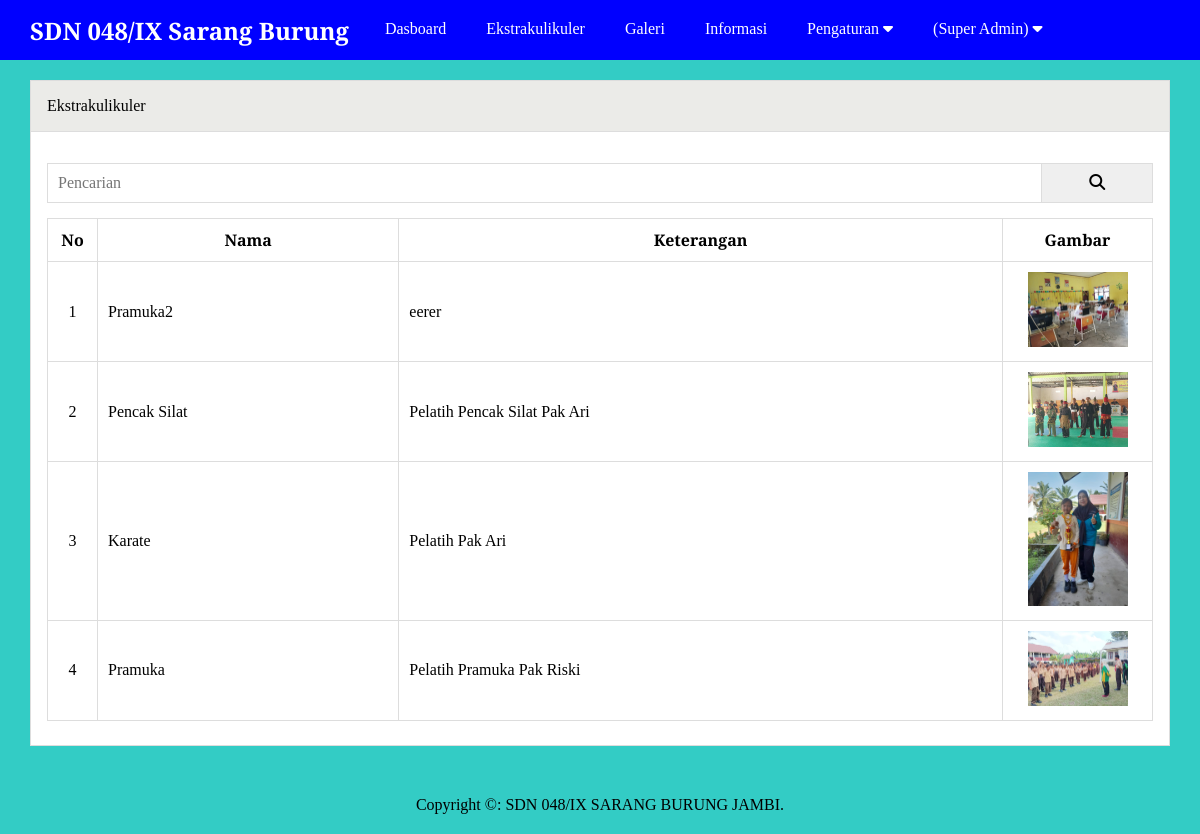
Screenshot of /admin/ekstrakulikuler_user.php (signed in) with the database file from the repository.
### tables this page shows
CREATE TABLE `ekstrakulikuler` (
  `id` int(11) NOT NULL,
  `nama` varchar(100) NOT NULL,
  `keterangan` text NOT NULL,
  `gambar` varchar(50) NOT NULL
);

CREATE TABLE `pengaturan` (
  `id` int(11) NOT NULL,
  `nama` varchar(50) NOT NULL,
  `email` varchar(50) NOT NULL,
  `telepon` varchar(20) NOT NULL,
  `alamat` text NOT NULL,
  `logo` varchar(50) NOT NULL,
  `favicon` varchar(50) NOT NULL,
  `tentang_sekolah` text NOT NULL,
  `foto_sekolah` varchar(50) NOT NULL,
  `google_maps` text NOT NULL,
  `nama_kepsek` varchar(50) NOT NULL,
  `foto_kepsek` varchar(50) NOT NULL,
  `sambutan_kepsek` text NOT NULL,
  `created_at` timestamp NOT NULL DEFAULT current_timestamp(),
  `updated_at` datetime DEFAULT NULL
);

### admin/ekstrakulikuler_user.php (the view, shortened to what this page needs)
<?php include 'header.php' ?>
		<div class="content">
			<div class="container">
				<div class="box">
					<div class="box-header">
					Ekstrakulikuler
					</div>
					<div class="box-body">
						<form action="">
							<div class="input-group">
								<input type="text" name="key" placeholder="Pencarian">
								<button type="submit"><i class="fa fa-search"></i></button>
							</div>
						</form>
						<table class="table">
							<thead>
								<tr>
									<th>No</th>
									<th>Nama</th>
									<th>Keterangan</th>
									<th>Gambar</th>
								</tr>
							</thead>
							<tbody>
								<?php
								$no = 1;
								$where = " WHERE 1=1";
									$ekstrakulikuler = mysqli_query($conn, "SELECT * FROM ekstrakulikuler $where ORDER BY id DESC");
										if(mysqli_num_rows($ekstrakulikuler) > 0){
											while ($p = mysqli_fetch_array($ekstrakulikuler)) {
								 ?>
								<tr>
									<td><?= $no++?></td>
									<td><?= $p['nama'] ?></td>
									<td><?= $p['keterangan'] ?></td>
									<td><img src="../uploads/ekstrakulikuler/<?= $p['gambar'] ?>" width="100px"></td>
								</tr>
								<?php }}else{ ?>
									<tr>
										<td colspan="5">Data tidak ada</td>
									</tr>
								<?php } ?>
							</tbody>
						</table>
					</div>
				</div>
			</div>
		</div>
<?php include 'footer.php' ?>

### admin/footer.php
		<div class="footer">
			<div class="container text-center">
				Copyright &copy: <?= $d->nama ?>.
			</div>
		</div>
</body>
</html>

### assets/css/style.css (style rules this page uses)
* { margin: 0; padding: 0; font-family: 'Playfair Display', serif; box-sizing: border-box; }
.container { width: 1140px; margin: 0 auto; }
.container::after { content: ""; display: block; clear: both; }
.bg-light { background-color: #33ccc5; }
.box { border: 1px solid #ddd; background-color: #fff; }
.box-header { padding: 16px; border-bottom: 1px solid #ddd; background-color: #EBEBE8; }
.box-body { padding: 16px; }
form { margin: 15px 0; }
.text-center { text-align: center !important; }
.content { padding: 80px 0 30px 0; }
.footer { padding: 20px 0; }
.table { width: 100%; border-collapse: collapse; margin: 8px 0; }
.table th, .table td { border: 1px solid #ddd; padding: 10px; }
.table td:first-child { width:50px; text-align: center; }
.table td:last-child { width:150px; text-align: center; }
.input-group:after { content: ""; clear: both; display: block; }
.input-group input[type="text"] { width: 90%; padding: 10px; font-size: 16px; float: left; border: 1px solid #ddd; }
.input-group button { width: 10%; padding: 10px; font-size: 16px; float: left; border: 1px solid #ddd; border-left: none; }

### rows the page displays
ekstrakulikuler: nama "Pramuka2", keterangan "eerer", gambar (picture)
ekstrakulikuler: nama "Pencak Silat", keterangan "Pelatih Pencak Silat Pak Ari", gambar (picture)
ekstrakulikuler: nama "Karate", keterangan "Pelatih Pak Ari", gambar (picture)
ekstrakulikuler: nama "Pramuka", keterangan "Pelatih Pramuka Pak Riski", gambar (picture)
pengaturan: nama "SDN 048/IX SARANG BURUNG JAMBI"

### other values shown
$_SESSION['ulevel'] "Super Admin"
